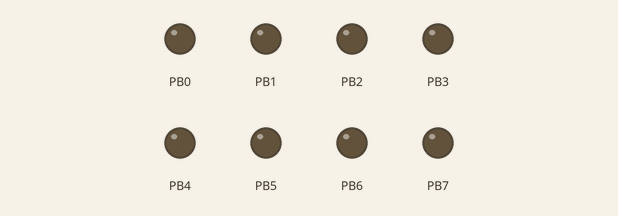
A program run on a simulated ATmega644P, built with avr-gcc and emulated at 16 MHz. Parts: output pins drawn as LEDs (lit = HIGH).

Above: at 0.1 s.
At 3.1 s:
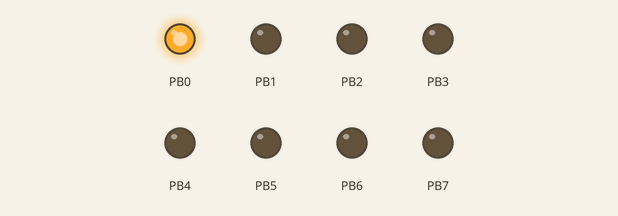
At 9.1 s:
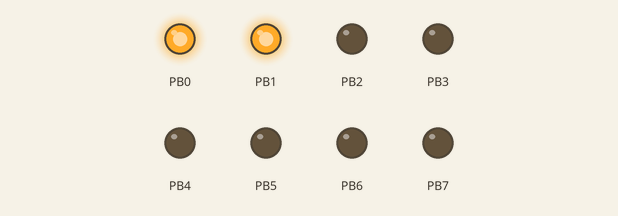
At 18.1 s:
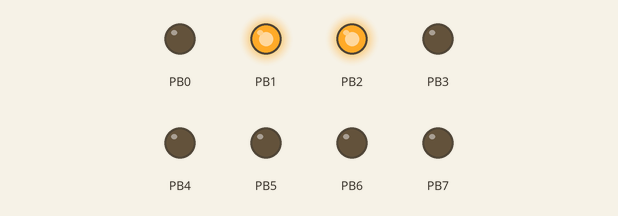
At 27.1 s:
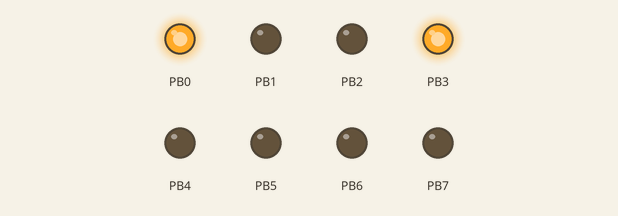
At 36.1 s:
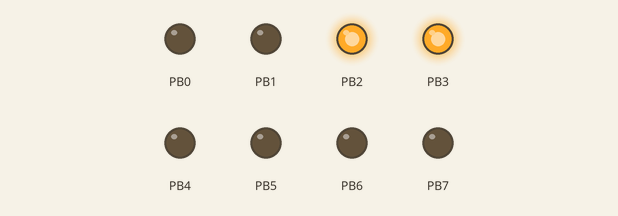
Timing chart, 0 to 40.0 s (numbered marks = the images above):
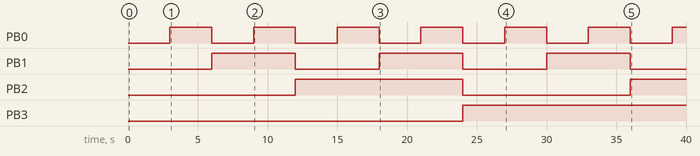

Measured:
- by itself, PB0: alternates HIGH for 3.0 s and LOW for 3.0 s
- by itself, PB1: alternates HIGH for 6.0 s and LOW for 6.0 s
- by itself, PB2: LOW → HIGH at 12.0 s, → LOW 12.0 s later, → HIGH 12.0 s later
- by itself, PB3: LOW → HIGH at 24.0 s

The program:

main.c
```c
/*
 * CTC_Timer1.c
 *
 * Created: 18.10.2023 09:40:33
 * Author : Parsa
 */

#include <avr/io.h>
#include <avr/interrupt.h>
#define F_CPU 16000000UL
volatile uint8_t portBState = 0;
void initTimer1() {
	TCCR1A = 0;
	TCCR1B = (1 << WGM12);  // CTC-Modus aktivieren
	TCCR1B |= (1 << CS12) | (1 << CS10);
	OCR1A = 46874;
	TIMSK1 = (1 << OCIE1A);  // Aktiviere den Compare Match Interrupt für Timer1
}
int main() {
	DDRB = 0xFF;
	initTimer1();
	sei();
	while (1) {
	}
	return 0;
}
ISR(TIMER1_COMPA_vect) {
	portBState++;
	PORTB = portBState;
}
```
